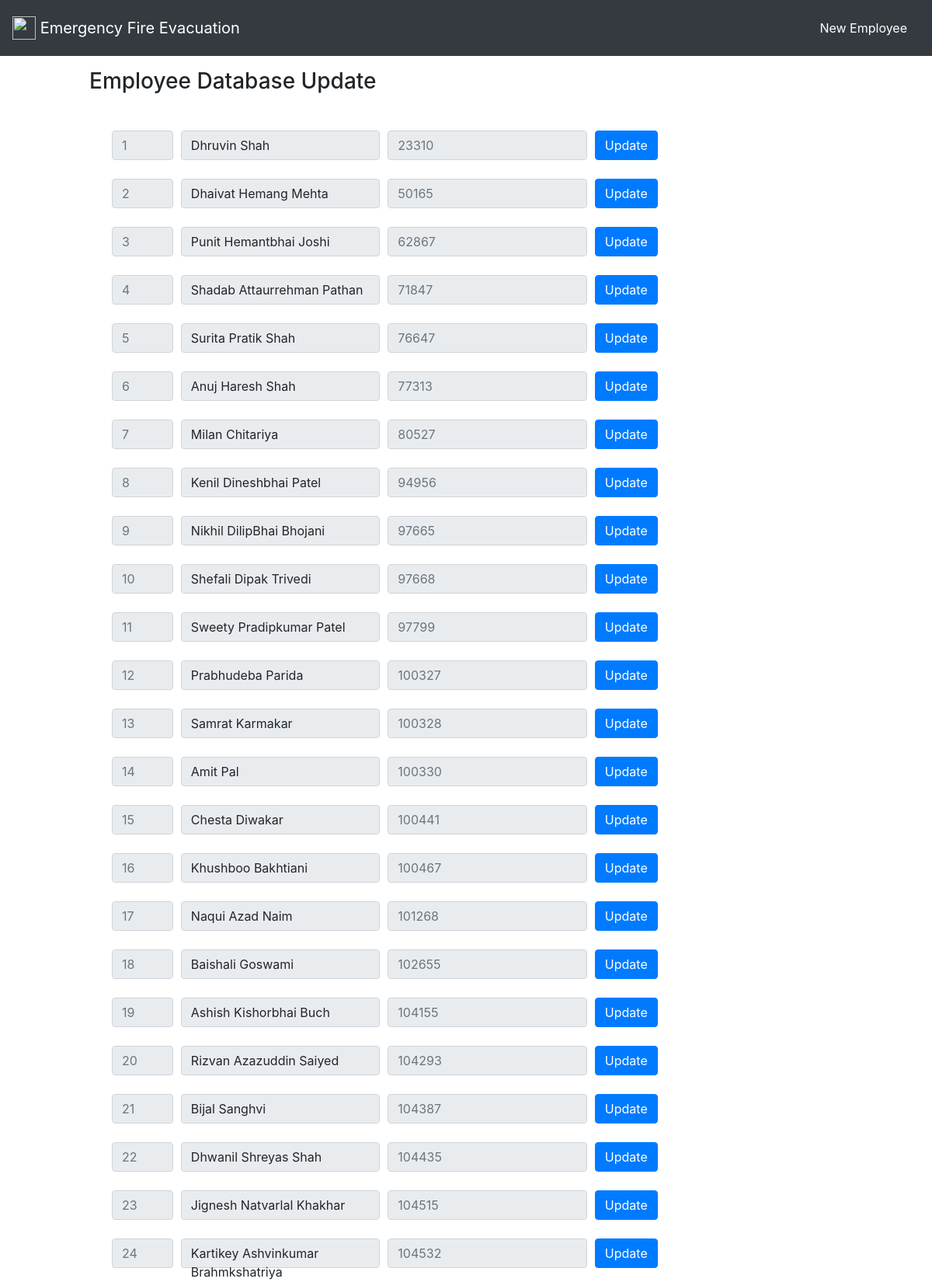
The page / (upper part) on the database its author committed.
### tables this page shows
CREATE TABLE "Sheet2" (
"S.No." INTEGER,
  "Name" TEXT,
  "Emp_Id" INTEGER
);

### app.py (the view)
@app.route('/', methods=['GET', 'POST'])
def first():
    cur = get_db().cursor()
    res = cur.execute("select * from Sheet2")
    return render_template("index.html", users=res)

### app.py (called while the page is built)
def get_db():
    db = getattr(g, '_database', None)
    if db is None:
        db = g._database = sqlite3.connect(DATABASE)
    return db

@app.teardown_appcontext
def close_connection(exception):
    db = getattr(g, '_database', None)
    if db is not None:
        db.close()

### templates/index.html (shortened to what this page needs)
<!DOCTYPE html>
<html lang="en">
<head>
    <link rel="stylesheet" href="https://stackpath.bootstrapcdn.com/bootstrap/4.3.1/css/bootstrap.min.css"
>
</head>
<body>
    <nav class="navbar navbar-dark bg-dark">
        <a class="navbar-brand" href="#">
            <img src="/logo-square.png" width="30" height="30" class="d-inline-block align-top" alt="">
            Emergency Fire Evacuation
        </a>
        <span class="navbar-text">
                <a class="nav-link" href="/entry">New Employee</a>
        </span>
    </nav>
    <!DOCTYPE html>
    <html lang="en">
    <head>
        <link rel="stylesheet" href="https://stackpath.bootstrapcdn.com/bootstrap/4.1.3/css/bootstrap.min.css"
>
    </head>
        <div class="container-fluid">
            <div class="row justify-content-center" style="padding-top: 1em">
                <div class="col-sm-11 col-md-10">
                    <h3>Employee Database Update</h3>
                    <p size="35" type="text" readonly class="form-control-plaintext cord" id="Coord" ></p>
                </div>
            </div>
        </div>
        <div class="form">
    <form action="/new" target="_blank" method="POST" class="form_start">
        {% for user in users %}
        <div class="form-row align-items-center">
            <div class="col-md-1">
                <input class="form-control" type="text" placeholder={{user[0]}} readonly>
            </div>
            <div class="col-md-3">
                <a class="form-control"  readonly>{{user[1]}}</a>
            </div>
            <div class="col-md-3">
                <input class="form-control" type="text" placeholder={{user[2]}} readonly>
            </div>
            <div class="col-auto">
                <button type="submit" formaction="/new/{{user[2]}}_{{user[1]}}" class="btn btn-primary " formtarget="_self">Update</button>
            </div>
        </div>
        <br>
        {% endfor %}
    </form>
</div>
</body>
</html>

### templates/index.html (style rules this page uses)
.form_start { margin-top: 2%; margin-left: 12%; }
.form { height: 30%; }

### rows shown on the page
Sheet2: user "1", Name "Dhruvin Shah", Emp_Id "23310"
Sheet2: user "2", Name "Dhaivat Hemang Mehta", Emp_Id "50165"
Sheet2: user "3", Name "Punit Hemantbhai Joshi", Emp_Id "62867"
Sheet2: user "4", Name "Shadab Attaurrehman Pathan", Emp_Id "71847"
Sheet2: user "5", Name "Surita Pratik Shah", Emp_Id "76647"
Sheet2: user "6", Name "Anuj Haresh Shah", Emp_Id "77313"
Sheet2: user "7", Name "Milan Chitariya", Emp_Id "80527"
Sheet2: user "8", Name "Kenil Dineshbhai Patel", Emp_Id "94956"
Sheet2: user "9", Name "Nikhil DilipBhai Bhojani", Emp_Id "97665"
Sheet2: user "10", Name "Shefali Dipak Trivedi", Emp_Id "97668"
Sheet2: user "11", Name "Sweety Pradipkumar Patel", Emp_Id "97799"
Sheet2: user "12", Name "Prabhudeba Parida", Emp_Id "100327"
Sheet2: user "13", Name "Samrat Karmakar", Emp_Id "100328"
Sheet2: user "14", Name "Amit Pal", Emp_Id "100330"
Sheet2: user "15", Name "Chesta Diwakar", Emp_Id "100441"
Sheet2: user "16", Name "Khushboo Bakhtiani", Emp_Id "100467"
Sheet2: user "17", Name "Naqui Azad Naim", Emp_Id "101268"
Sheet2: user "18", Name "Baishali Goswami", Emp_Id "102655"
Sheet2: user "19", Name "Ashish Kishorbhai Buch", Emp_Id "104155"
Sheet2: user "20", Name "Rizvan Azazuddin Saiyed", Emp_Id "104293"
Sheet2: user "21", Name "Bijal Sanghvi", Emp_Id "104387"
Sheet2: user "22", Name "Dhwanil Shreyas Shah", Emp_Id "104435"
Sheet2: user "23", Name "Jignesh Natvarlal Khakhar", Emp_Id "104515"
Sheet2: user "24", Name "Kartikey Ashvinkumar Brahmkshatriya", Emp_Id "104532"
